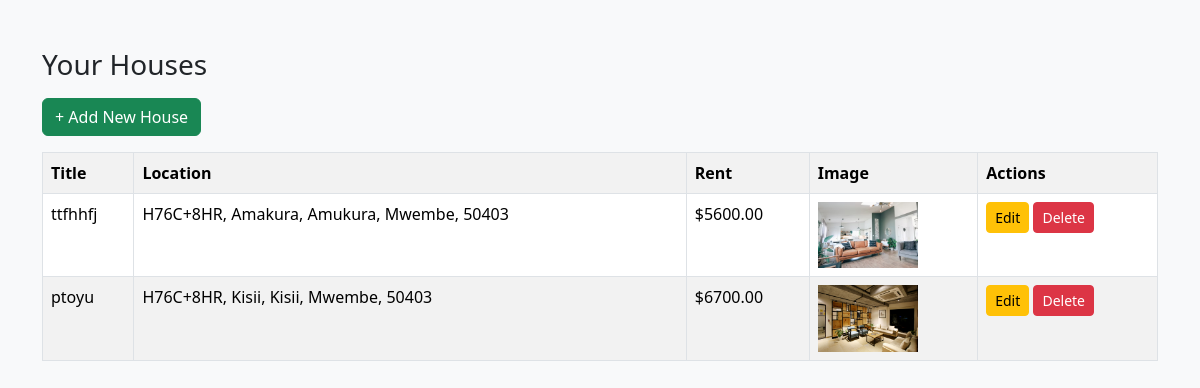
Screenshot of /houses/view_houses.php (signed in) with the database file from the repository.
### tables this page shows
CREATE TABLE `houses` (
  `id` int(11) NOT NULL,
  `title` varchar(255) NOT NULL,
  `description` text NOT NULL,
  `location` varchar(255) DEFAULT NULL,
  `rent` decimal(10,2) NOT NULL,
  `images` varchar(255) NOT NULL,
  `landlord_id` int(11) NOT NULL,
  `created_at` timestamp NOT NULL DEFAULT current_timestamp(),
  `status` varchar(50) DEFAULT NULL,
  `type` varchar(50) DEFAULT NULL,
  `area` varchar(50) DEFAULT NULL,
  `address` varchar(255) DEFAULT NULL,
  `city` varchar(100) DEFAULT NULL,
  `state` varchar(100) DEFAULT NULL,
  `zip` varchar(20) DEFAULT NULL,
  `detailed_description` text DEFAULT NULL
);

### houses/view_houses.php (the view, shortened to what this page needs)
<?php
include("../config/db.php");
$landlord_id = $_SESSION["user_id"];
if ($_SESSION["role"] === "admin") {
    $result = $conn->query("SELECT * FROM houses");
} else {
    $stmt = $conn->prepare("SELECT * FROM houses WHERE landlord_id = ?");
    $stmt->bind_param("i", $landlord_id);
    $stmt->execute();
    $result = $stmt->get_result();
}
?>
<!DOCTYPE html>
<html lang="en">
<head>
    <link href="https://cdn.jsdelivr.net/npm/bootstrap@5.3.2/dist/css/bootstrap.min.css" rel="stylesheet">
</head>
<body class="bg-light">
<div class="container mt-5">
    <h3 class="mb-3">Your Houses</h3>
    <a href="add_house.php" class="btn btn-success mb-3">+ Add New House</a>
    <table class="table table-bordered table-striped">
        <tr>
            <th>Title</th>
            <th>Location</th>
            <th>Rent</th>
            <th>Image</th>
            <th>Actions</th>
        </tr>
        <?php while ($row = $result->fetch_assoc()) { ?>
        <tr>
            <td><?= $row["title"] ?></td>
            <td><?= $row["location"] ?></td>
            <td>$<?= $row["rent"] ?></td>
            <td>
                <?php if ($row["images"]) { ?>
                    <img src="../<?= htmlspecialchars($row["images"]) ?>" width="100">
                <?php } ?>
            </td>
            <td>
                <a href="edit_house.php?id=<?= $row["id"] ?>" class="btn btn-warning btn-sm">Edit</a>
                <a href="delete_house.php?id=<?= $row["id"] ?>" class="btn btn-danger btn-sm" onclick="return confirm('Delete this house?')">Delete</a>
            </td>
        </tr>
        <?php } ?>
    </table>
</div>
</body>
</html>

### rows the page displays
houses: title "ttfhhfj", location "H76C+8HR, Amakura, Amukura, Mwembe, 50403", rent "5600.00", images (picture)
houses: title "ptoyu", location "H76C+8HR, Kisii, Kisii, Mwembe, 50403", rent "6700.00", images (picture)
